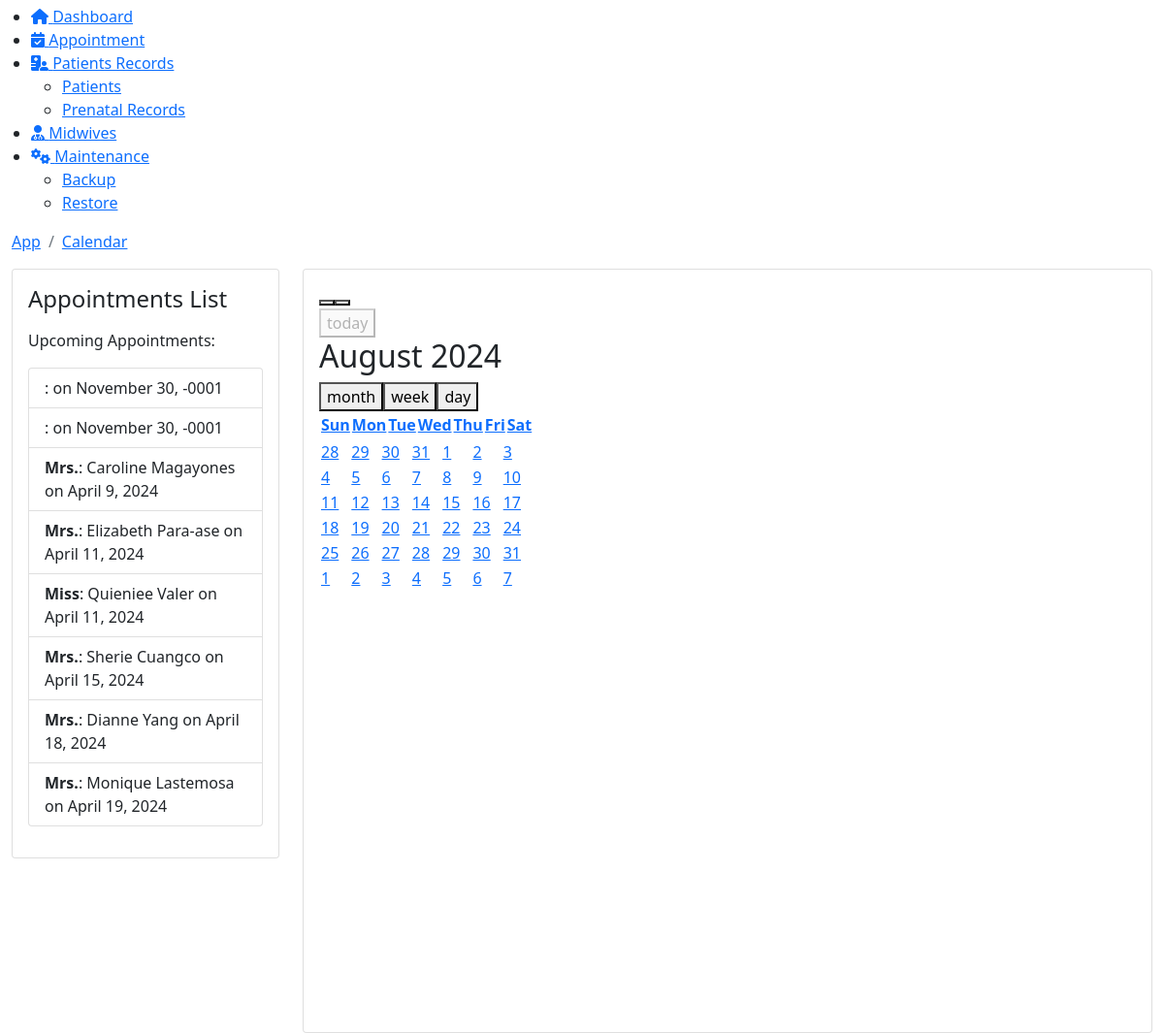
Page /admin/app_calendar.php (lower part) on the earlier database version.
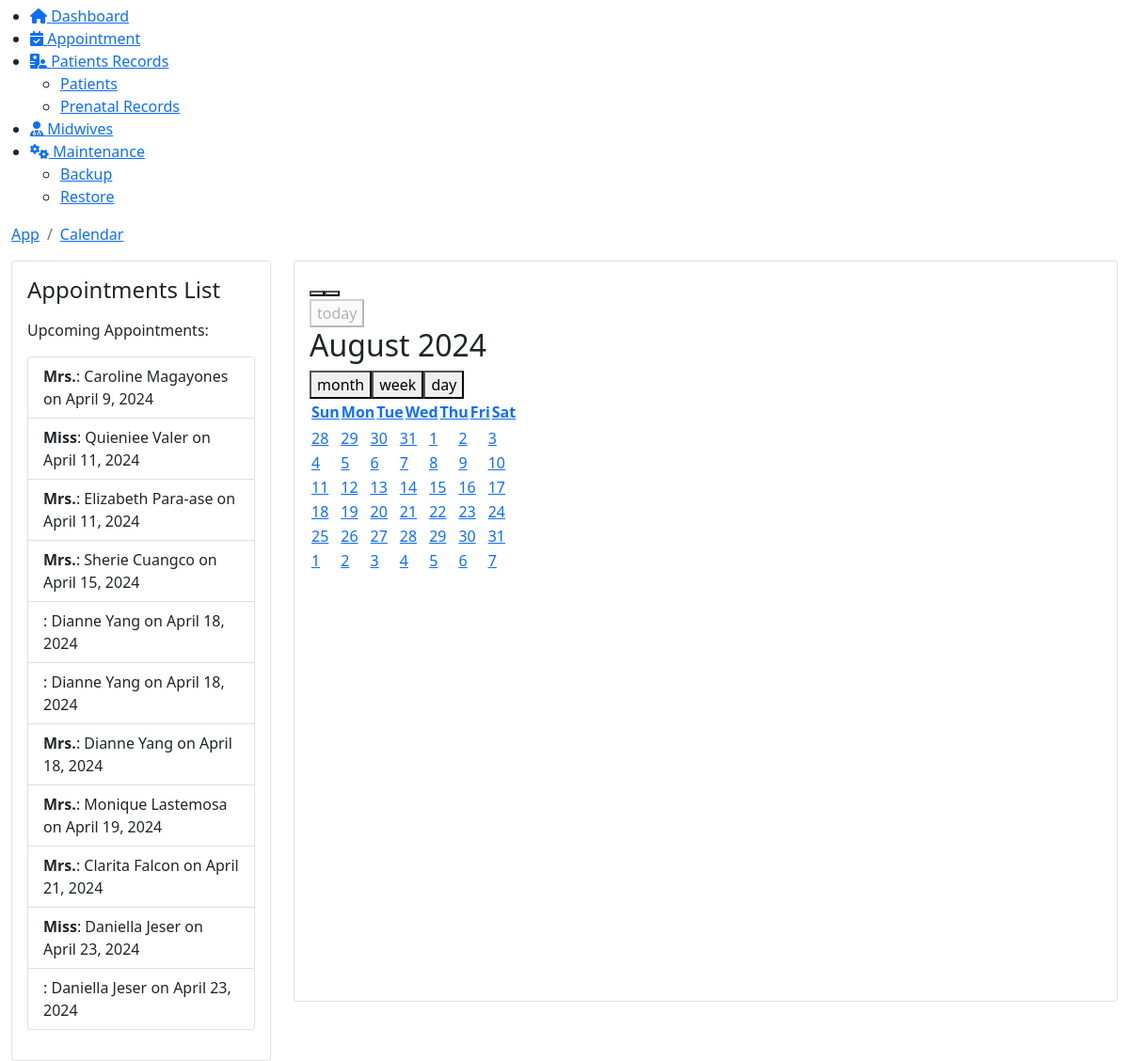
Same page on the later database version.
### tables this page shows
CREATE TABLE `appointments` (
  `A_Id` int(11) NOT NULL AUTO_INCREMENT,
  `Title` varchar(10) NOT NULL,
  `FirstName` varchar(50) NOT NULL,
  `LastName` varchar(50) NOT NULL,
  `DateOfAppointment` date NOT NULL,
  `StartTime` time NOT NULL,
  `EndTime` time NOT NULL,
  `Address` varchar(100) NOT NULL,
  `Mobile` varchar(15) NOT NULL,
  `Consult_Doc` varchar(50) NOT NULL,
  `Email` varchar(100) NOT NULL,
  `Conditions` text NOT NULL,
  `Note` text NOT NULL,
  `Accepted` int(11) DEFAULT 2,
  PRIMARY KEY (`A_Id`)
);

### admin/app_calendar.php (the view, shortened to what this page needs)
<!DOCTYPE html>
<html lang="en">
    <head>
		 <link href="https://eres.dexignzone.com/codeigniter/demo/public/assets/vendor/fullcalendar/css/main.min.css" rel="stylesheet" type="text/css"/>
		 <link href="https://eres.dexignzone.com/codeigniter/demo/public/assets/vendor/bootstrap-select/dist/css/bootstrap-select.min.css" rel="stylesheet" type="text/css"/>
    <link class="main-css" href="https://eres.dexignzone.com/codeigniter/demo/public/assets/css/style.css" rel="stylesheet" type="text/css"/>
	<link rel="stylesheet" href="https://cdnjs.cloudflare.com/ajax/libs/font-awesome/6.5.1/css/all.min.css" />
</head>
<body>
    <div id="main-wrapper">
<div class="header">
	<div class="header-content">
		<nav class="navbar navbar-expand">
				<?php
				include './template/header2.php';
				?>
		</nav>
	</div>
</div>
<?php
include './template/sidebar.php';
?>
<div class="content-body">
    <div class="container-fluid">
        <div class="page-titles">
        <ol class="breadcrumb">
            <li class="breadcrumb-item"><a href="javascript:void(0)">App</a></li>
            <li class="breadcrumb-item active"><a href="javascript:void(0)">Calendar</a></li>
        </ol>
        </div>
        <div class="row">
    <div class="col-xl-3 col-xxl-4">
        <div class="card">
            <div class="card-body">
                <h4 class="card-intro-title">Appointments List</h4>
                <div class="">
                    <div id="appointments-list" class="my-3">
                        <p>Upcoming Appointments:</p>
                        <?php
                        include_once './connection/conn.php';
                        $sql = "SELECT A_Id, Title, CONCAT(FirstName, ' ', LastName) AS name, DateOfAppointment FROM appointments ORDER BY DateOfAppointment";
                        $result = $conn->query($sql);
                        if ($result->num_rows > 0) {
                            echo '<ul class="list-group">';
                            while ($row = $result->fetch_assoc()) {
                                $date = new DateTime($row['DateOfAppointment']);
                                echo '<li class="list-group-item">';
                                echo '<strong>' . htmlspecialchars($row['Title']) . '</strong>: ' . htmlspecialchars($row['name']) . ' on ' . $date->format('F j, Y');
                                echo '</li>';
                            }
                            echo '</ul>';
                        } else {
                            echo '<p>No appointments found.</p>';
                        }
                        ?>
                    </div>
                </div>
            </div>
        </div>
    </div>
    <div class="col-xl-9 col-xxl-8">
        <div class="card">
            <div class="card-body">
                <div id="calendar" class="app-fullcalendar"></div>
            </div>
        </div>
    </div>
</div>
	</div>
</body>
</html>

### admin/template/header2.php (shortened to what this page needs)
<link href="https://stackpath.bootstrapcdn.com/bootstrap/5.1.3/css/bootstrap.min.css" rel="stylesheet">

### admin/template/sidebar.php (shortened to what this page needs)
<head>
    <link rel="stylesheet" href="https://cdnjs.cloudflare.com/ajax/libs/font-awesome/6.0.0-beta3/css/all.min.css">
</head>
<div class="deznav">
    <div class="deznav-scroll">
        <ul class="metismenu" id="menu">
            <li><a href="index.php" class="ai-icon" aria-expanded="false">
                    <i class="fas fa-home"></i>
                    <span class="nav-text">Dashboard</span>
                </a>
            </li>
            <li><a href="appointment.php" class="ai-icon" aria-expanded="false">
                    <i class="fas fa-calendar-check"></i>
                    <span class="nav-text">Appointment</span>
                </a>
            </li>
            <li><a  class="has-arrow" href="javascript:void(0);" class="ai-icon has-arrow" aria-expanded="false">
                    <i class="fas fa-hospital-user"></i>
                    <span class="nav-text">Patients Records</span>
                </a>
                <ul aria-expanded="false">
                    <li><a href="patient_list.php">Patients</a></li>
                    <li><a href="prenatal.php">Prenatal Records</a></li>
                </ul>
            </li>
            <li><a href="doctor_list.php" class="ai-icon" aria-expanded="false">
                    <i class="fas fa-user-doctor"></i>
                    <span class="nav-text">Midwives</span>
                </a>
            </li>
            <li><a  class="has-arrow" href="javascript:void(0);" class="ai-icon has-arrow" aria-expanded="false">
                    <i class="fas fa-gears"></i>
                    <span class="nav-text">Maintenance</span>
                </a>
                <ul aria-expanded="false">
                    <li><a href="./backup/backup.php">Backup</a></li>
                    <li><a href="javascript:void(0);"  data-bs-toggle="modal" data-bs-target="#restore">Restore</a></li>
                </ul>
            </li>
    </div>
</div>

Differences in the rows shown:
removed appointments: DateOfAppointment "November 30, -0001"
removed appointments: DateOfAppointment "November 30, -0001"
shown differently, row unchanged: appointments (number 2 of 11 on the later page): moves up the list
added appointments: name "Dianne Yang", DateOfAppointment "April 18, 2024"
added appointments: name "Dianne Yang", DateOfAppointment "April 18, 2024"
added appointments: Title "Mrs.", name "Clarita Falcon", DateOfAppointment "April 21, 2024"
added appointments: Title "Miss", name "Daniella Jeser", DateOfAppointment "April 23, 2024"
added appointments: name "Daniella Jeser", DateOfAppointment "April 23, 2024"
